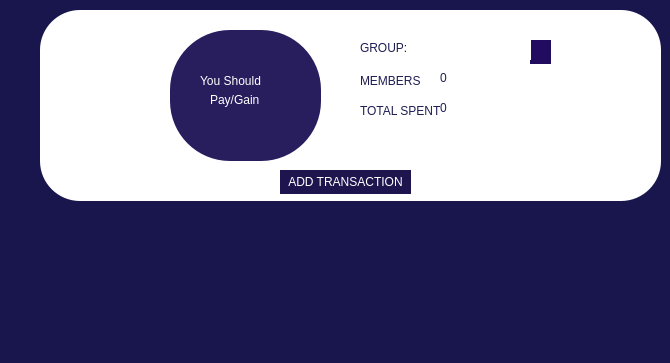
<?xml version="1.0" encoding="UTF-8"?>
<ui version="4.0">
 <class>calcDialog</class>
 <widget class="QDialog" name="calcDialog">
  <property name="geometry">
   <rect>
    <x>0</x>
    <y>0</y>
    <width>670</width>
    <height>363</height>
   </rect>
  </property>
  <property name="windowTitle">
   <string>Dialog</string>
  </property>
  <property name="styleSheet">
   <string notr="true">background-color: rgb(24, 22, 76)</string>
  </property>
  <widget class="QLabel" name="label">
   <property name="geometry">
    <rect>
     <x>150</x>
     <y>110</y>
     <width>49</width>
     <height>16</height>
    </rect>
   </property>
   <property name="text">
    <string/>
   </property>
  </widget>
  <widget class="QFrame" name="frame">
   <property name="geometry">
    <rect>
     <x>0</x>
     <y>-1</y>
     <width>51</width>
     <height>371</height>
    </rect>
   </property>
   <property name="styleSheet">
    <string notr="true">border:0px;</string>
   </property>
   <property name="frameShape">
    <enum>QFrame::StyledPanel</enum>
   </property>
   <property name="frameShadow">
    <enum>QFrame::Raised</enum>
   </property>
   <layout class="QVBoxLayout" name="verticalLayout">
    <item>
     <widget class="QPushButton" name="pushButton_9">
      <property name="sizePolicy">
       <sizepolicy hsizetype="Preferred" vsizetype="Preferred">
        <horstretch>0</horstretch>
        <verstretch>0</verstretch>
       </sizepolicy>
      </property>
      <property name="styleSheet">
       <string notr="true">border:0px;
</string>
      </property>
      <property name="text">
       <string/>
      </property>
     </widget>
    </item>
    <item>
     <widget class="QPushButton" name="pushButton_4">
      <property name="sizePolicy">
       <sizepolicy hsizetype="Preferred" vsizetype="Preferred">
        <horstretch>0</horstretch>
        <verstretch>0</verstretch>
       </sizepolicy>
      </property>
      <property name="styleSheet">
       <string notr="true">border:0px;</string>
      </property>
      <property name="text">
       <string/>
      </property>
     </widget>
    </item>
    <item>
     <widget class="QPushButton" name="pushbutton_home">
      <property name="sizePolicy">
       <sizepolicy hsizetype="Preferred" vsizetype="Preferred">
        <horstretch>0</horstretch>
        <verstretch>0</verstretch>
       </sizepolicy>
      </property>
      <property name="styleSheet">
       <string notr="true">border:0px;
image: url(:/res/Screenshot 2023-11-02 094331.png);</string>
      </property>
      <property name="text">
       <string/>
      </property>
     </widget>
    </item>
    <item>
     <widget class="QPushButton" name="pushButton_2">
      <property name="sizePolicy">
       <sizepolicy hsizetype="Preferred" vsizetype="Preferred">
        <horstretch>0</horstretch>
        <verstretch>0</verstretch>
       </sizepolicy>
      </property>
      <property name="styleSheet">
       <string notr="true">border:0px;
image:url(:/res/Screenshot 2023-11-02 094410.png);</string>
      </property>
      <property name="text">
       <string/>
      </property>
     </widget>
    </item>
    <item>
     <widget class="QPushButton" name="pushbutton_list">
      <property name="sizePolicy">
       <sizepolicy hsizetype="Preferred" vsizetype="Preferred">
        <horstretch>0</horstretch>
        <verstretch>0</verstretch>
       </sizepolicy>
      </property>
      <property name="styleSheet">
       <string notr="true">border:0px;
image:url(:/res/Screenshot 2023-11-02 094359.png)</string>
      </property>
      <property name="text">
       <string/>
      </property>
     </widget>
    </item>
    <item>
     <widget class="QPushButton" name="pushbutton_profile">
      <property name="sizePolicy">
       <sizepolicy hsizetype="Preferred" vsizetype="Preferred">
        <horstretch>0</horstretch>
        <verstretch>0</verstretch>
       </sizepolicy>
      </property>
      <property name="styleSheet">
       <string notr="true">border:0px;
image:url(:/res/Screenshot 2023-11-02 100223.png);</string>
      </property>
      <property name="text">
       <string/>
      </property>
     </widget>
    </item>
    <item>
     <widget class="QPushButton" name="pushButton_7">
      <property name="sizePolicy">
       <sizepolicy hsizetype="Preferred" vsizetype="Preferred">
        <horstretch>0</horstretch>
        <verstretch>0</verstretch>
       </sizepolicy>
      </property>
      <property name="styleSheet">
       <string notr="true">border:0px;
</string>
      </property>
      <property name="text">
       <string/>
      </property>
     </widget>
    </item>
    <item>
     <widget class="QPushButton" name="pushButton_8">
      <property name="sizePolicy">
       <sizepolicy hsizetype="Preferred" vsizetype="Preferred">
        <horstretch>0</horstretch>
        <verstretch>0</verstretch>
       </sizepolicy>
      </property>
      <property name="styleSheet">
       <string notr="true">border:0px;
</string>
      </property>
      <property name="text">
       <string/>
      </property>
     </widget>
    </item>
   </layout>
  </widget>
  <widget class="QFrame" name="frame_2">
   <property name="geometry">
    <rect>
     <x>40</x>
     <y>10</y>
     <width>621</width>
     <height>191</height>
    </rect>
   </property>
   <property name="styleSheet">
    <string notr="true">background-color: rgb(255, 255, 255);
color:rgb(30, 30, 83);
border-radius:40px;
</string>
   </property>
   <property name="frameShape">
    <enum>QFrame::StyledPanel</enum>
   </property>
   <property name="frameShadow">
    <enum>QFrame::Raised</enum>
   </property>
   <widget class="QFrame" name="frame_3">
    <property name="geometry">
     <rect>
      <x>130</x>
      <y>20</y>
      <width>151</width>
      <height>131</height>
     </rect>
    </property>
    <property name="styleSheet">
     <string notr="true">border:0px;
background-color: rgb(40, 29, 93);
border-radius:60px;
color:rgb(255,255,255);</string>
    </property>
    <property name="frameShape">
     <enum>QFrame::StyledPanel</enum>
    </property>
    <property name="frameShadow">
     <enum>QFrame::Raised</enum>
    </property>
    <widget class="QLabel" name="label_2">
     <property name="geometry">
      <rect>
       <x>30</x>
       <y>30</y>
       <width>91</width>
       <height>41</height>
      </rect>
     </property>
     <property name="styleSheet">
      <string notr="true">font: 700 12pt &quot;Segoe UI&quot;;</string>
     </property>
     <property name="text">
      <string>You Should</string>
     </property>
    </widget>
    <widget class="QLabel" name="label_3">
     <property name="geometry">
      <rect>
       <x>40</x>
       <y>60</y>
       <width>81</width>
       <height>20</height>
      </rect>
     </property>
     <property name="styleSheet">
      <string notr="true">font: 700 12pt &quot;Segoe UI&quot;;</string>
     </property>
     <property name="text">
      <string>Pay/Gain</string>
     </property>
    </widget>
   </widget>
   <widget class="QLabel" name="label_4">
    <property name="geometry">
     <rect>
      <x>320</x>
      <y>30</y>
      <width>61</width>
      <height>16</height>
     </rect>
    </property>
    <property name="styleSheet">
     <string notr="true">font: 700 12pt &quot;Segoe UI&quot;;</string>
    </property>
    <property name="text">
     <string>GROUP:</string>
    </property>
   </widget>
   <widget class="QLabel" name="label_6">
    <property name="geometry">
     <rect>
      <x>320</x>
      <y>60</y>
      <width>71</width>
      <height>21</height>
     </rect>
    </property>
    <property name="text">
     <string>MEMBERS</string>
    </property>
   </widget>
   <widget class="QLabel" name="label_7">
    <property name="geometry">
     <rect>
      <x>320</x>
      <y>90</y>
      <width>91</width>
      <height>21</height>
     </rect>
    </property>
    <property name="text">
     <string>TOTAL SPENT</string>
    </property>
   </widget>
   <widget class="QPushButton" name="pushbutton_trans">
    <property name="geometry">
     <rect>
      <x>240</x>
      <y>160</y>
      <width>131</width>
      <height>24</height>
     </rect>
    </property>
    <property name="styleSheet">
     <string notr="true">font: 9pt &quot;Segoe UI&quot;;
color: rgb(255, 255, 255);
background-color: rgb(30, 21, 79);
BORDER-RADIUS:10PX;</string>
    </property>
    <property name="text">
     <string>ADD TRANSACTION</string>
    </property>
   </widget>
   <widget class="QLabel" name="label_members">
    <property name="geometry">
     <rect>
      <x>400</x>
      <y>60</y>
      <width>49</width>
      <height>16</height>
     </rect>
    </property>
    <property name="text">
     <string>0</string>
    </property>
   </widget>
   <widget class="QLabel" name="label_total">
    <property name="geometry">
     <rect>
      <x>400</x>
      <y>90</y>
      <width>49</width>
      <height>16</height>
     </rect>
    </property>
    <property name="text">
     <string>0</string>
    </property>
   </widget>
   <widget class="QLineEdit" name="lineEdit_groupname">
    <property name="geometry">
     <rect>
      <x>380</x>
      <y>30</y>
      <width>113</width>
      <height>24</height>
     </rect>
    </property>
    <property name="styleSheet">
     <string notr="true"/>
    </property>
   </widget>
   <widget class="QPushButton" name="pushbutton_g">
    <property name="geometry">
     <rect>
      <x>490</x>
      <y>30</y>
      <width>21</width>
      <height>24</height>
     </rect>
    </property>
    <property name="styleSheet">
     <string notr="true">background-color: rgb(33, 12, 95);</string>
    </property>
    <property name="text">
     <string/>
    </property>
   </widget>
   <widget class="QLabel" name="label_g">
    <property name="geometry">
     <rect>
      <x>420</x>
      <y>30</y>
      <width>71</width>
      <height>20</height>
     </rect>
    </property>
    <property name="styleSheet">
     <string notr="true">font: 700 12pt &quot;Segoe UI&quot;;</string>
    </property>
    <property name="text">
     <string/>
    </property>
   </widget>
  </widget>
 </widget>
 <resources/>
 <connections/>
</ui>
